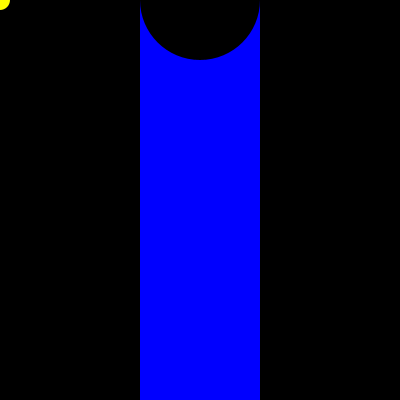
Frame 1 (no input)
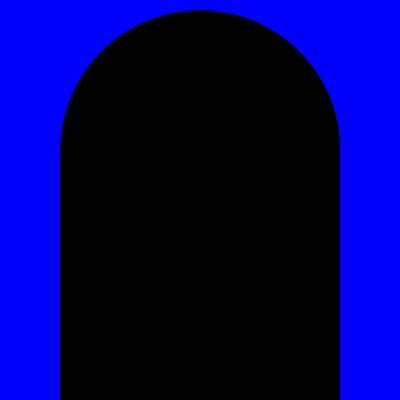
Frame 60 (the mouse pressed at the canvas centre just before this capture)
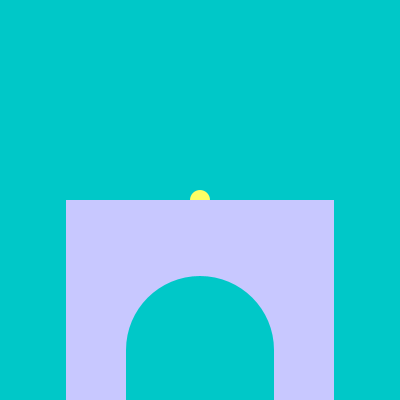
Frame 120 (the mouse held since frame 60 and released just before this capture)

The Processing sketch that drew these frames (run headless with seeded random() and noise(); from frame 60 on, the mouse is pressed at the canvas centre):

// Processing sketch: processing_35651
// ── processing_35651.pde

void setup() {
  size(400, 400);
  rectMode(CORNERS); 
}

// starting dimensions for arch
float archWidth = 200;
float archHeight = 400;
float archPierWidth = 60;
 
// I assign values to these later
float archEntab;
float archWay;

void draw() {
  background(0,mouseX,mouseY); // set background for animation
   
  // entablature is always larger than the piers
  archEntab = archPierWidth * 2.5;
   
  //extra shape to move throughout the background
  fill(255,255,mouseY-100);
  noStroke();
  ellipse(mouseX,mouseX,20,20); 
   
  // piers
  fill(mouseY,mouseX,255);
  rect(archWidth, height, archWidth+archPierWidth, height-archHeight);
  rect(width-archWidth, height, width-archWidth-archPierWidth, height-archHeight);
   
  // entablature goes on top of the piers
  rect(archWidth, height-archHeight, width-archWidth, height-archHeight-archEntab);
   
  // determine the radius of the ellipse to subtract the arch from the entablature
  archWay = (archWidth+archPierWidth) - (width-archWidth-archPierWidth);
   
  // arch cut-out shape
  fill(0,mouseX,mouseY);
  ellipse(width/2,height-archHeight, archWay, archWay);
   
  // set the primary arch variables using the mouse
  archWidth = mouseX/3;
  archHeight = height-mouseY-archEntab;
}
 
void mouseDragged() {
  // hold down the mouse to set the thickness of the piers
  archPierWidth = mouseX/4;
}

	
